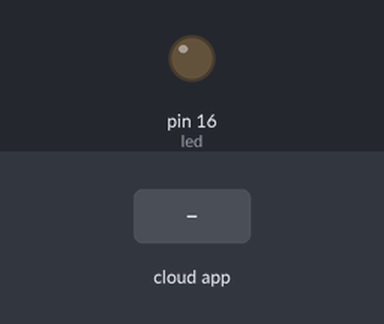
The sketch below on a simulated Arduino Uno, built with avr-gcc and run on an emulated ATmega328P. On the bench: output pins drawn as LEDs (lit = HIGH). The test bench sets the inputs (shaded band). The ROS host is connected and sends only what is stated.

Above: at 1.2 s.
1.3 s: the phone or cloud app sets toggle_led to 0
At 1.6 s:
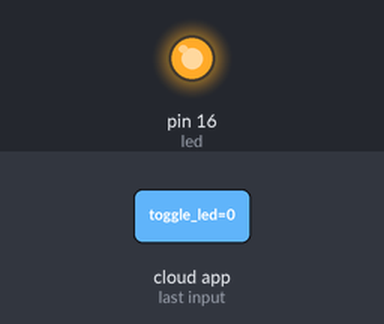
2.8 s: the phone or cloud app sets toggle_led to 1
At 3.9 s:
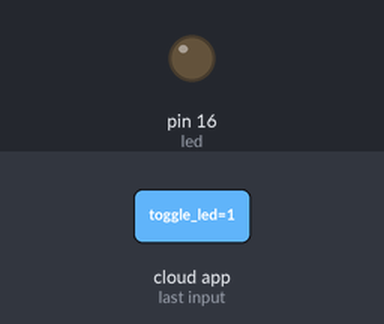
Timing chart, 0 to 5.8 s (numbered marks = the images above; inputs shaded):
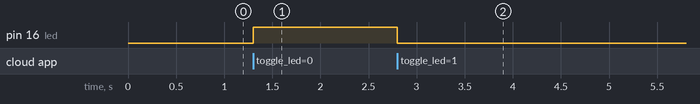

Measured:
- after the input at 1.3 s, pin 16 (led): LOW → HIGH at once
- after the input at 2.8 s, pin 16 (led): HIGH → LOW at once

The sketch:

comunnication_ros_led.Ino
```cpp
/*
 * rosserial Subscriber Example
 * Blinks an LED on callback
 */

#include <ros.h>
#include <std_msgs/Empty.h>

ros::NodeHandle  nh;

void messageCb( const std_msgs::Empty& toggle_msg){
  digitalWrite(16, HIGH-digitalRead(16));   // blink the led
}

ros::Subscriber<std_msgs::Empty> sub("toggle_led", &messageCb );

void setup()
{
  pinMode(16, OUTPUT);
  nh.initNode();
  nh.subscribe(sub);
}

void loop()
{
  nh.spinOnce();
  delay(1);
}
```
